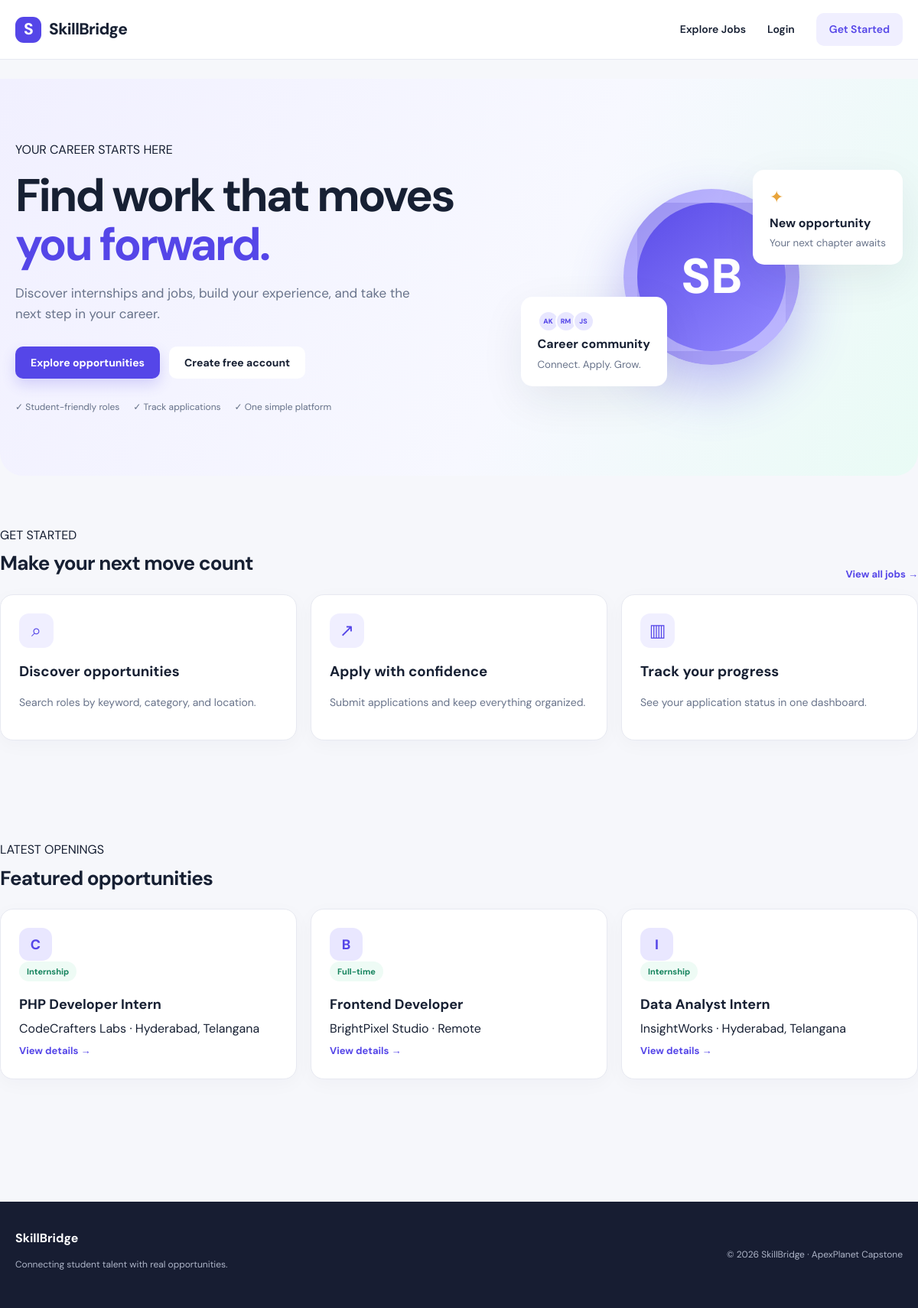
The page / on the database its author committed.
### tables this page shows
CREATE TABLE jobs (
 id INT AUTO_INCREMENT PRIMARY KEY,
 title VARCHAR(150) NOT NULL,
 company VARCHAR(150) NOT NULL,
 location VARCHAR(150) NOT NULL,
 job_type ENUM('Internship','Full-time','Part-time','Remote') NOT NULL DEFAULT 'Internship',
 category VARCHAR(100) NOT NULL,
 description TEXT NOT NULL,
 status ENUM('active','closed') NOT NULL DEFAULT 'active',
 created_by INT DEFAULT NULL,
 created_at TIMESTAMP DEFAULT CURRENT_TIMESTAMP,
 CONSTRAINT fk_jobs_creator FOREIGN KEY(created_by) REFERENCES users(id) ON DELETE SET NULL
);

### includes/functions.php (called while the page is built, shortened)
<?php
function e($value) {
    return htmlspecialchars((string)$value, ENT_QUOTES, 'UTF-8');
}
function is_logged_in() {
    return isset($_SESSION['user_id']);
}
function is_admin() {
    $role = strtolower(trim((string)($_SESSION['role'] ?? '')));
    return is_logged_in() && $role === 'admin';
}
?>

### index.php (the view, shortened to what this page needs)
<?php
require_once __DIR__ . '/includes/functions.php';
$featured = $conn->query("
    SELECT
        id,
        title,
        company,
        location,
        job_type,
        category
    FROM jobs
    WHERE status = 'active'
    ORDER BY created_at DESC
    LIMIT 3
");
include __DIR__ . '/includes/header.php';
?>
<section class="hero">
    <div class="hero-copy">
        <span class="eyebrow">
            YOUR CAREER STARTS HERE
        </span>
        <h1>
            Find work that moves <em>you forward.</em>
        </h1>
        <p>
            Discover internships and jobs, build your experience,
            and take the next step in your career.
        </p>
        <div class="hero-actions">
            <a class="btn primary" href="jobs.php">
                Explore opportunities
            </a>
            <a class="btn ghost" href="register.php">
                Create free account
            </a>
        </div>
        <div class="hero-meta">
            <span>✓ Student-friendly roles</span>
            <span>✓ Track applications</span>
            <span>✓ One simple platform</span>
        </div>
    </div>
    <div class="hero-art">
        <div class="art-card card-a">
            <span class="art-icon">✦</span>
            <b>New opportunity</b>
            <small>Your next chapter awaits</small>
        </div>
        <div class="art-card card-b">
            <div class="avatar-stack">
                <i>AK</i>
                <i>RM</i>
                <i>JS</i>
            </div>
            <b>Career community</b>
            <small>Connect. Apply. Grow.</small>
        </div>
        <div class="orbit">
            SB
        </div>
    </div>
</section>
<section class="section">
    <div class="section-heading">
        <div>
            <span class="eyebrow">
                GET STARTED
            </span>
            <h2>Make your next move count</h2>
        </div>
        <a class="text-link" href="jobs.php">
            View all jobs →
        </a>
    </div>
    <div class="feature-grid">
        <article class="feature-card">
            <div class="feature-icon">⌕</div>
            <h3>Discover opportunities</h3>
            <p>
                Search roles by keyword, category, and location.
            </p>
        </article>
        <article class="feature-card">
            <div class="feature-icon">↗</div>
            <h3>Apply with confidence</h3>
            <p>
                Submit applications and keep everything organized.
            </p>
        </article>
        <article class="feature-card">
            <div class="feature-icon">▥</div>
            <h3>Track your progress</h3>
            <p>
                See your application status in one dashboard.
            </p>
        </article>
    </div>
</section>
<section class="section">
    <div class="section-heading">
        <div>
            <span class="eyebrow">
                LATEST OPENINGS
            </span>
            <h2>Featured opportunities</h2>
        </div>
    </div>
    <div class="job-grid">
        <?php if ($featured && $featured->num_rows > 0): ?>
            <?php while ($job = $featured->fetch_assoc()): ?>
                <article class="job-card">
                    <div class="company-logo">
                        <?= e(strtoupper(substr($job['company'], 0, 1))) ?>
                    </div>
                    <span class="pill">
                        <?= e($job['job_type']) ?>
                    </span>
                    <h3>
                        <?= e($job['title']) ?>
                    </h3>
                    <p>
                        <?= e($job['company']) ?>
                        ·
                        <?= e($job['location']) ?>
                    </p>
                    <a class="text-link" href="jobs.php">
                        View details →
                    </a>
                </article>
            <?php endwhile; ?>
        <?php else: ?>
            <div class="empty-state">
                New opportunities will appear here soon.
            </div>
        <?php endif; ?>
    </div>
</section>
<?php
include __DIR__ . '/includes/footer.php';
?>

### includes/header.php (shortened to what this page needs)
<?php
require_once __DIR__ . '/functions.php';
$current_page = basename($_SERVER['PHP_SELF']);
$is_admin_layout = is_admin();
?>
<!doctype html>
<html lang="en">
<head>
    <link rel="stylesheet" href="<?= BASE_URL ?>/assets/css/style.css">
</head>
<body class="<?= $is_admin_layout ? 'admin-layout' : 'student-layout' ?>">
<header class="topbar">
    <a class="brand" href="<?= BASE_URL ?>/index.php">
        <span class="brand-mark">S</span> SkillBridge
    </a>
    <nav class="nav-links">
        <?php if (is_logged_in()): ?>
            <?php if (is_admin()): ?>
                <a
                    href="<?= BASE_URL ?>/admin.php"
                    class="<?= $current_page === 'admin.php' ? 'active' : '' ?>"
                >
                    Admin Dashboard
                </a>
                <a
                    href="<?= BASE_URL ?>/admin_users.php"
                    class="<?= in_array($current_page, ['admin_users.php', 'admin_user_edit.php'], true) ? 'active' : '' ?>"
                >
                    Manage Users
                </a>
                <a
                    href="<?= BASE_URL ?>/admin_jobs.php"
                    class="<?= in_array($current_page, ['admin_jobs.php', 'admin_job_edit.php'], true) ? 'active' : '' ?>"
                >
                    Manage Jobs
                </a>
                <a
                    href="<?= BASE_URL ?>/admin_applications.php"
                    class="<?= $current_page === 'admin_applications.php' ? 'active' : '' ?>"
                >
                    Manage Applications
                </a>
            <?php else: ?>
                <a
                    href="<?= BASE_URL ?>/dashboard.php"
                    class="<?= $current_page === 'dashboard.php' ? 'active' : '' ?>"
                >
                    Dashboard
                </a>
                <a
                    href="<?= BASE_URL ?>/jobs.php"
                    class="<?= $current_page === 'jobs.php' ? 'active' : '' ?>"
                >
                    Explore Jobs
                </a>
                <a
                    href="<?= BASE_URL ?>/my_applications.php"
                    class="<?= $current_page === 'my_applications.php' ? 'active' : '' ?>"
                >
                    My Applications
                </a>
            <?php endif; ?>
            <a class="nav-cta" href="<?= BASE_URL ?>/logout.php">
                Logout
            </a>
        <?php else: ?>
            <a href="<?= BASE_URL ?>/jobs.php">
                Explore Jobs
            </a>
            <a href="<?= BASE_URL ?>/login.php">
                Login
            </a>
            <a class="nav-cta" href="<?= BASE_URL ?>/register.php">
                Get Started
            </a>
        <?php endif; ?>
    </nav>
</header>
<main class="container">

### includes/footer.php
</main>
<footer class="footer">
    <div class="container footer-inner">
        <div>
            <b>SkillBridge</b>
            <p>Connecting student talent with real opportunities.</p>
        </div>
        <span>
            © <?= date('Y') ?> SkillBridge · ApexPlanet Capstone
        </span>
    </div>
</footer>
</body>
</html>

### rows shown on the page
jobs: company "C", job_type "Internship", title "PHP Developer Intern", company "CodeCrafters Labs", location "Hyderabad, Telangana"
jobs: company "B", job_type "Full-time", title "Frontend Developer", company "BrightPixel Studio", location "Remote"
jobs: company "I", job_type "Internship", title "Data Analyst Intern", company "InsightWorks", location "Hyderabad, Telangana"
